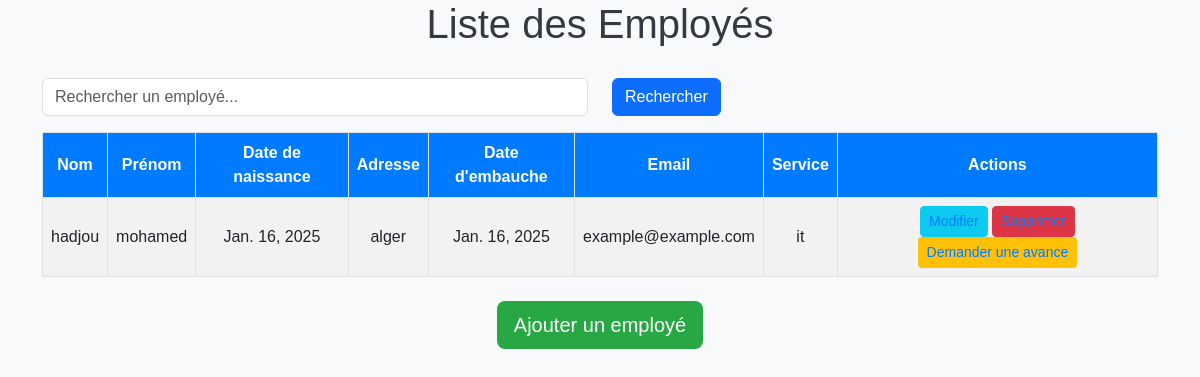
The app's page /employe/, older data.
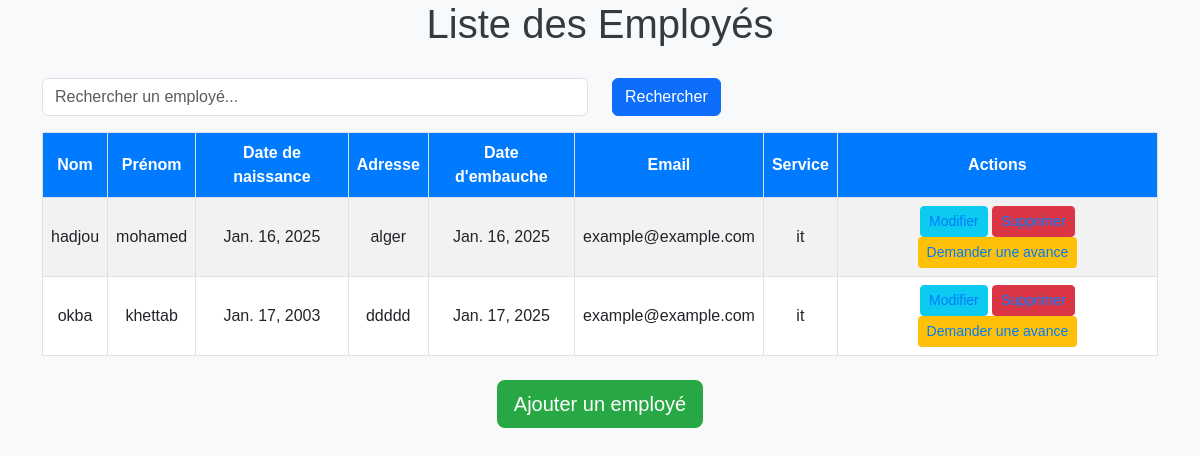
The same page, newer data.
### admin_rh/models.py (models this page shows, shortened)
class Employe(models.Model):
    nom = models.CharField(max_length=50)
    prenom = models.CharField(max_length=50)
    sexe = models.CharField(max_length=10,choices=[('M', 'HOMME'), ('F', 'FEMME')],default='M')
    adresse=models.CharField(max_length=250)
    date_naissance = models.DateField()
    email = models.EmailField(max_length=100)
    date_embauche = models.DateField()
    service = models.ForeignKey(Service, on_delete=models.CASCADE,related_name="rel_emp")

class Service(models.Model):
    nom_service = models.CharField(max_length=50)
    description = models.CharField(max_length=50)
    def __str__(self):
        return self.nom_service

### admin_rh/views.py (the view)
# urls.py: path('employe/',views.afficherEmploye,name='empList'),
def afficherEmploye(request):
    employe= Employe.objects.all()
    return render(request,'testdjango.html',{'Employes':employe})

### admin_rh/templates/testdjango.html (shortened to what this page needs)
<!DOCTYPE html>
<html lang="fr">
<head>
    <link href="https://cdn.jsdelivr.net/npm/bootstrap@5.3.0-alpha1/dist/css/bootstrap.min.css" rel="stylesheet">
</head>
<body>
    <h1>Liste des Employés</h1>
    <div class="container">
        <form method="GET" action="{% url 'rechercheList' %}">
            <div class="row mb-3">
                <div class="col-md-6">
                    <input type="text" class="form-control" name="search" placeholder="Rechercher un employé..." value="{{ request.GET.search }}">
                </div>
                <div class="col-md-3">
                    <button type="submit" class="btn btn-primary">Rechercher</button>
                </div>
            </div>
        </form>
        <table class="table table-striped table-hover">
            <thead>
                <tr>
                    <th>Nom</th>
                    <th>Prénom</th>
                    <th>Date de naissance</th>
                    <th>Adresse</th>
                    <th>Date d'embauche</th>
                    <th>Email</th>
                    <th>Service</th>
                    <th>Actions</th>
                </tr>
            </thead>
            <tbody>
                {% for x in Employes %}
                    <tr>
                        <td>{{ x.nom }}</td>
                        <td>{{ x.prenom }}</td>
                        <td>{{ x.date_naissance }}</td>
                        <td>{{ x.adresse }}</td>
                        <td>{{ x.date_embauche }}</td>
                        <td>{{ x.email }}</td>
                        <td>{{ x.service }}</td>
                        <td>
                            <a href="{% url 'editemp' x.id %}" class="btn btn-info btn-sm">Modifier</a>
                            <a href="{% url 'delemp' x.id %}" class="btn btn-danger btn-sm">Supprimer</a>
                            <a href="{% url 'demande_massrouf' x.id %}" class="btn btn-advance btn-sm">
                                Demander une avance
                            </a>
                        </td>
                    </tr>
                {% endfor %}
            </tbody>
        </table>
        <div class="text-center mt-4">
            <a href="{% url 'addemp' %}" class="btn btn-custom btn-lg">Ajouter un employé</a>
        </div>
    </div>
</body>
</html>

Row changes from the older to the newer data that the page shows:
added Employe: nom "okba", prenom "khettab", date_naissance "Jan. 17, 2003", adresse "ddddd", date_embauche "Jan. 17, 2025", email "example@example.com", service "it"
